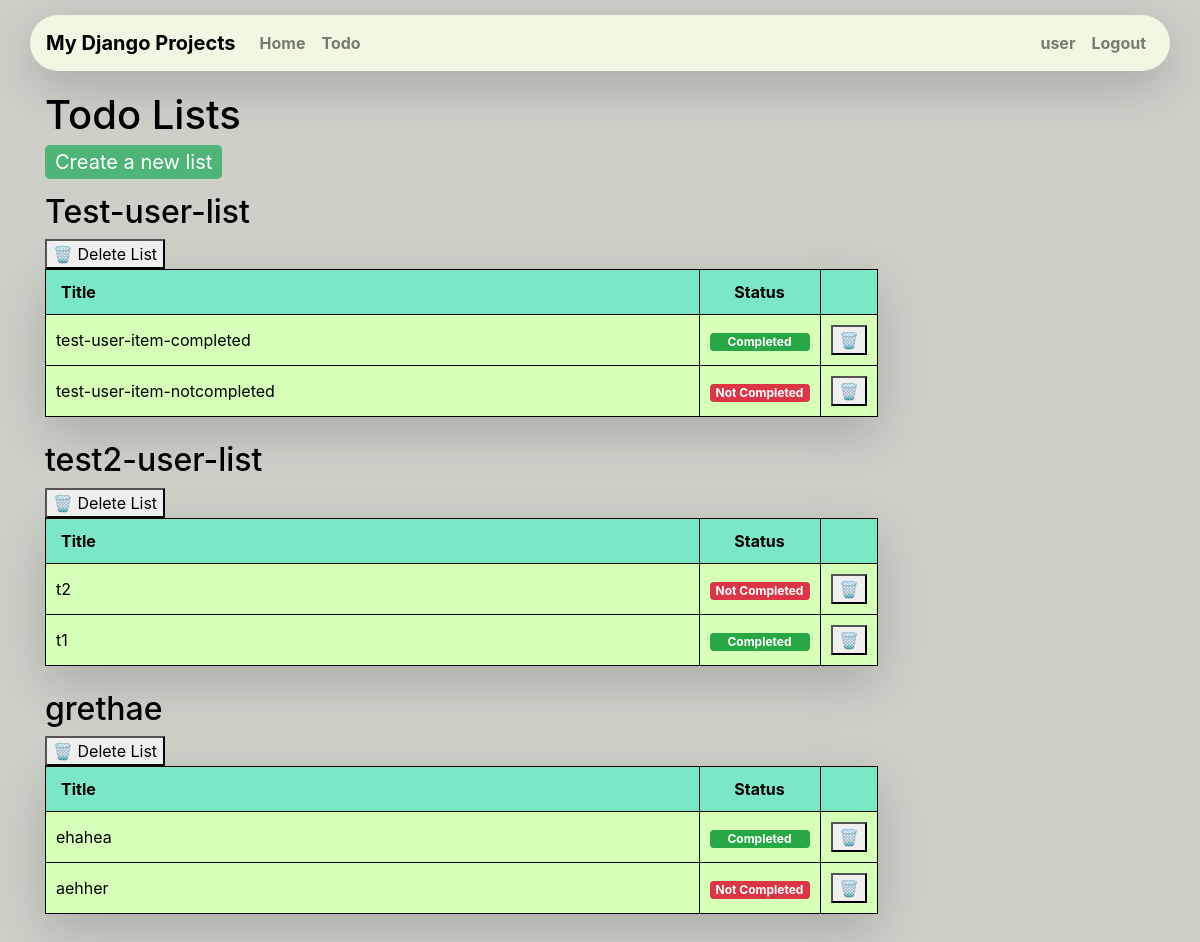
The app's page /todos/ (signed in), older data.
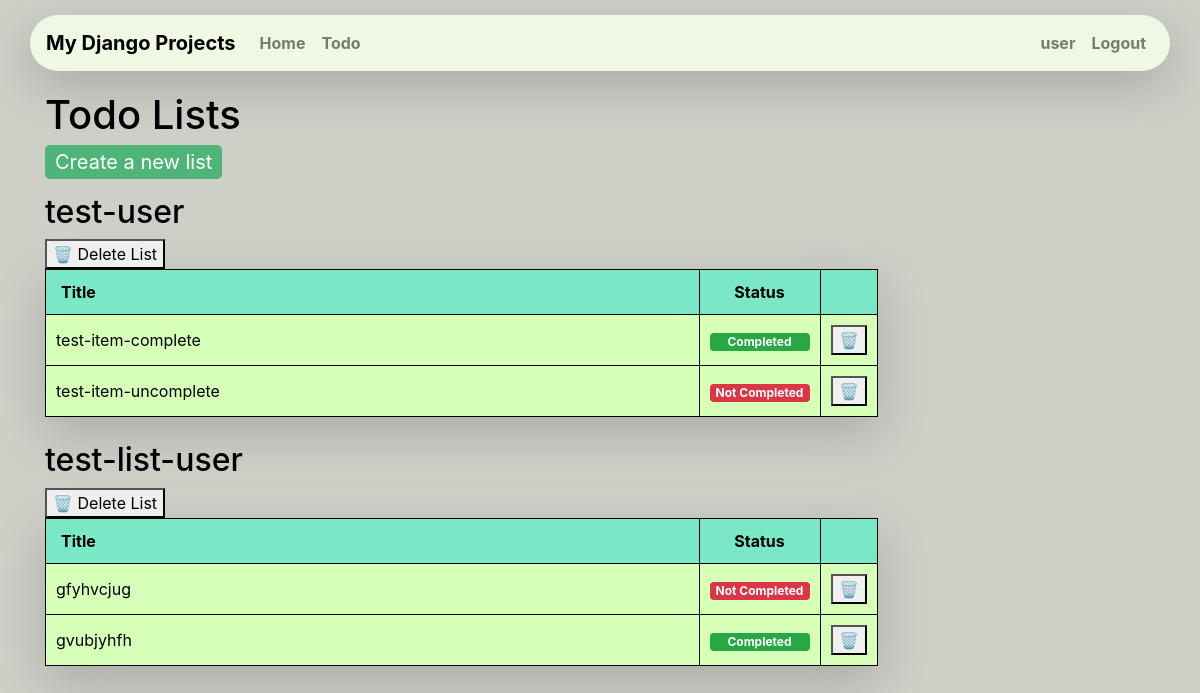
The same page, newer data.
### myapp/models.py (models this page shows, shortened)
class TodoList(models.Model):
    user = models.ForeignKey(User, on_delete=models.CASCADE)
    title = models.CharField(max_length=200, verbose_name="List Name")
    created_at = models.DateTimeField(default=timezone.now)

class TodoItem(models.Model):
    todo_list = models.ForeignKey(TodoList, on_delete=models.CASCADE)
    title = models.CharField(max_length=200, verbose_name="Item Name")
    completed = models.BooleanField(default=False)
    created_at = models.DateTimeField(default=timezone.now)

### myapp/views.py (the view)
# urls.py: path("todos/", views.todos, name="todos"),
@login_required
def todos(request):
    user = request.user
    lists = TodoList.objects.filter(user=user)
    items = TodoItem.objects.filter(todo_list__in=lists)
    return render(request, "todos.html", {"todos": items, "lists": lists})

### myapp/templates/todos.html (shortened to what this page needs)
{% extends "base.html" %} {% block title %}Todos{% endblock title %}
{% block content %}
<p>
    <h1>Todo Lists</h1>
    <a class="create-link" href="{% url 'todo_create' %}">Create a new list</a>
</p>
{% for list in lists %}
    <h2>{{ list.title }}</h2>
    <form action="{% url 'delete_todo_list' list.id %}" method="POST" style="display:inline;">
        <button type="submit" onclick="return confirm('Cnąć tę listę?')">🗑️ Delete List</button>
    </form>
    <table class="shadow-lg">
        <thead>
            <tr>
                <th class="col-10">Title</th>
                <th class="text-center">Status</th>
                <th></th>
            </tr>
        </thead>
        <tbody>
            {% for todo in list.todoitem_set.all %}
                <tr>
                    <td>{{ todo.title }}</td>
                    <td class="text-center">
                        {% if todo.completed %}
                            <span class="badge badge-success">Completed</span>
                        {% else %}
                            <span class="badge badge-danger">Not Completed</span>
                        {% endif %}
                    </td>
                    <td class="text-center">
                        <form action="{% url 'delete_todo_item' todo.id %}" method="POST" style="display:inline;">
                            <button type="submit" onclick="return confirm('Czy na pewno chcesz usunąć ten item?')">🗑️</button>
                        </form>
                    </td>
                </tr>
            {% endfor %}
        </tbody>
    </table><br>
{% endfor %}
{% endblock content %}

Row changes from the older to the newer data that the page shows:
removed TodoList: title "Test-user-list"
removed TodoItem: title "test-user-item-completed", completed "Completed", shown under "Test-user-list"
removed TodoItem: title "test-user-item-notcompleted", completed "Not Completed", shown under "Test-user-list"
removed TodoList: title "test2-user-list"
removed TodoItem: title "t2", completed "Not Completed", shown under "test2-user-list"
removed TodoItem: title "t1", completed "Completed", shown under "test2-user-list"
removed TodoList: title "grethae"
removed TodoItem: title "ehahea", completed "Completed", shown under "grethae"
removed TodoItem: title "aehher", completed "Not Completed", shown under "grethae"
added TodoList: title "test-user"
added TodoItem: title "test-item-complete", completed "Completed", shown under "test-user"
added TodoItem: title "test-item-uncomplete", completed "Not Completed", shown under "test-user"
added TodoList: title "test-list-user"
added TodoItem: title "gfyhvcjug", completed "Not Completed", shown under "test-list-user"
added TodoItem: title "gvubjyhfh", completed "Completed", shown under "test-list-user"
